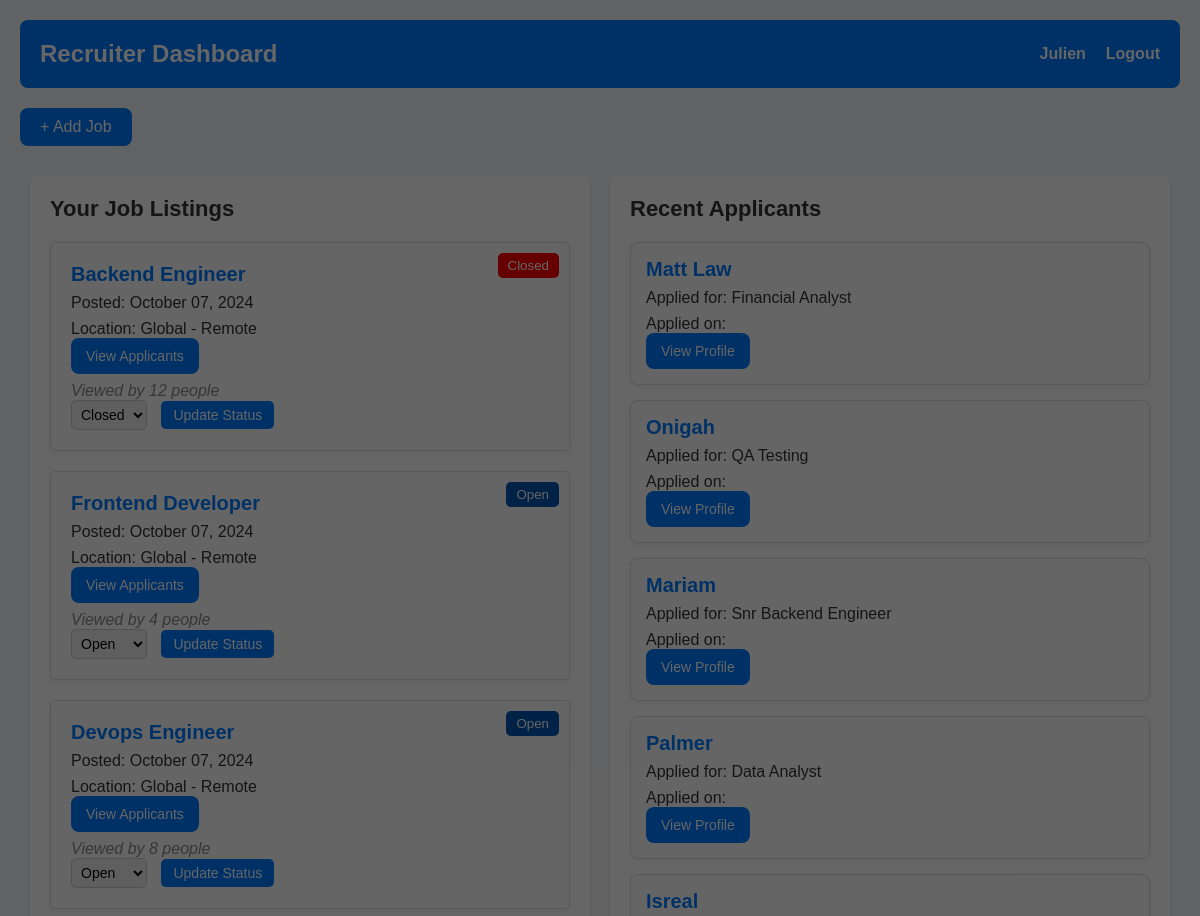
The app's page /recruiter_dashboard/ (signed in, upper part), older data.
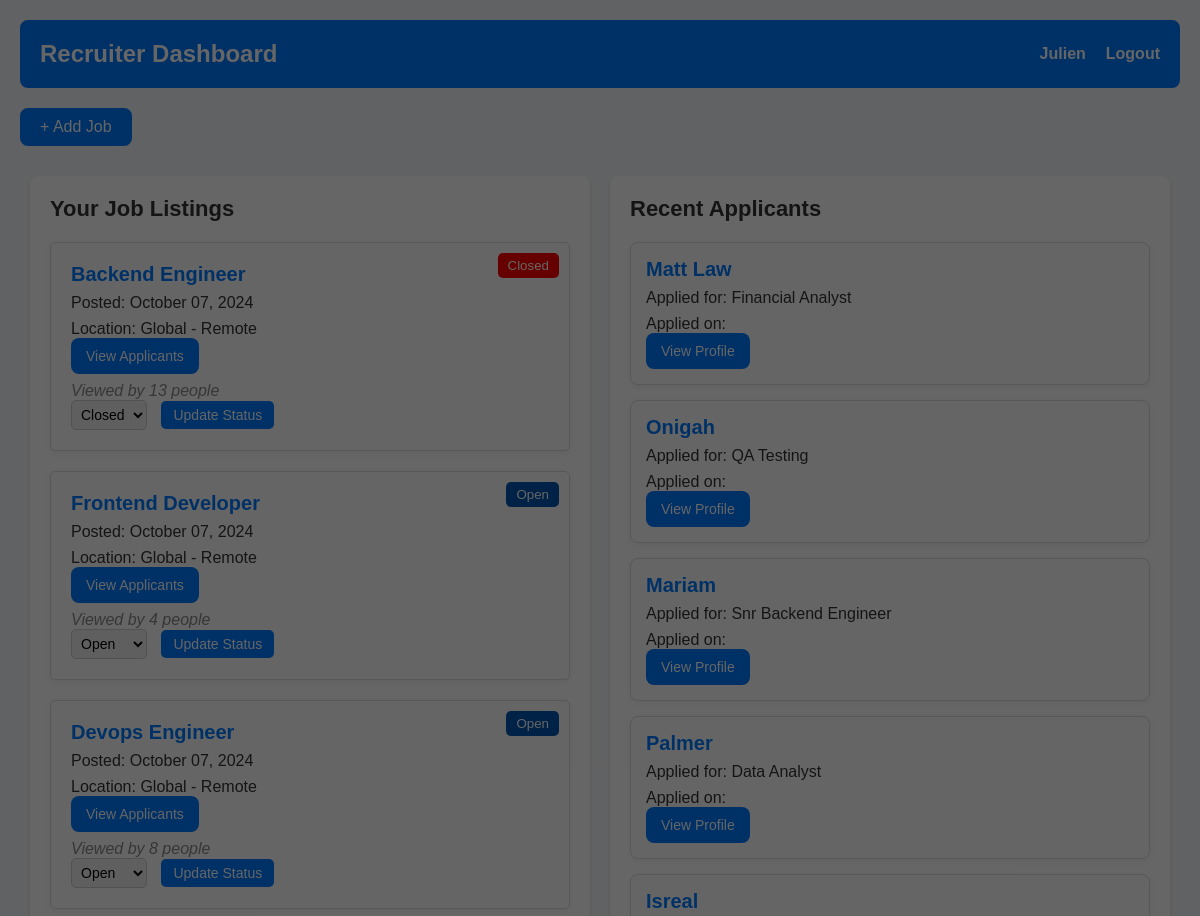
The same page, newer data.
### remote/models.py (models this page shows, shortened)
class Job(models.Model):
    title = models.CharField(max_length=100)
    description = models.TextField()
    location = models.CharField(max_length=30)
    company_name = models.CharField(max_length=100)
    created_at = models.DateTimeField(auto_now_add=True)
    recruiter = models.ForeignKey(Profile, on_delete=models.CASCADE)
    category = models.ForeignKey(Category, on_delete=models.CASCADE, default=1)
    featured = models.BooleanField(default=False)
    views_count = models.IntegerField(default=0)
    apply_url = models.URLField(max_length=255, blank=True, null=True)
    status = models.CharField(
        max_length=10,
        choices=[('open', 'Open'), ('closed', 'Closed')],
        default='open',
    )

### remote/views.py (the view)
# urls.py: path('recruiter_dashboard/', views.recruiter_dashboard, name='recruiter_dashboard'),\
def recruiter_dashboard(request):
    category = Category.objects.all()
    applicants = JobApplication.objects.all()
    applications = JobApplication.objects.all().order_by('-submitted_at')[:5]
    profile = None
    jobs = []
    profile = Profile.objects.get(user=request.user)
    jobs = Job.objects.filter(recruiter=profile)
    if profile.role == 'recruiter':
        context = {
            'category': category,
            'profile': profile,
            'jobs': jobs,
            'applicants': applicants,
            'applications': applications,
        }
        return render(request, 'recruiters.html', context)

### remote/templates/recruiters.html (shortened to what this page needs)
    {% load static %}
<!DOCTYPE html>
<html lang="en">
<head>
    {% load static %}
    <link rel="stylesheet" href="{% static 'css/recruiters.css' %}">
</head>
<body>
    <div class="dashboard-container">
        <header class="dashboard-header">
            <h1>Recruiter Dashboard</h1>
            <nav>
                <ul>
                    <li><a href="{% url 'get_profile' user.profile.id %}">{{ user.username }}</a></li>
                    <li><a href="/logout/">Logout</a></li>
                </ul>
            </nav>
        </header>
        <div class="add-job-container">
            <button id="add-job-btn" class="add-job-btn">+ Add Job</button>
        </div>
        <div class="dashboard-content">
            <section class="job-section">
                <h2>Your Job Listings</h2>
                <div class="job-list">
                    {% if jobs %}
                        {% for job in jobs %}
                            <div class="job-card">
                                <button class="status-btn {{ job.status }}" style="float: right;">
                                    {{ job.get_status_display }}
                                </button>
                                <h3>{{ job.title }}</h3>
                                <p>Posted: {{ job.created_at|date:"F d, Y" }}</p>
                                <p>Location: {{ job.location }}</p>
                                <button class="details-btn" onclick='window.location.href="{% url 'applicants' job.id %}"'>View Applicants</button>
                                <p class="views">Viewed by {{ job.views_count|default:0 }} people</p>
                                <div class="status-form">
                                    <form method="POST" action="{% url 'update_job_status' job.id %}">
                                        <select name="status">
                                            <option value="open" {% if job.status == 'open' %}selected{% endif %}>Open</option>
                                            <option value="closed" {% if job.status == 'closed' %}selected{% endif %}>Closed</option>
                                        </select>
                                        <button type="submit">Update Status</button>
                                    </form>
                                </div>
                            </div>
                        {% endfor %}
                    {% else %}
                        <p>No job listings yet. Post your first job!</p>
                    {% endif %}
                </div>
            </section>
        <section class="applicant-section">
            <h2>Recent Applicants</h2>
            <div class="applicant-list">
                {% for application in applications %}
                <div class="applicant-card">
                    <h3>{{ application.full_name }}</h3>
                    <p>Applied for: {{ application.job.title }}</p>
                    <p>Applied on: {{ application.created_at|date:"F j, Y" }}</p>
                    <a href="{% url 'get_profile' profile.id %}">
                        <button class="details-btn">View Profile</button>
                    </a>
                </div>
                {% empty %}
                <p>No recent applicants found.</p>
                {% endfor %}
            </div>
        </section>
        </div>
        <div id="job-modal" class="modal">
    </div>
</body>

Row changes from the older to the newer data that the page shows:
changed Job "Backend Engineer": views_count "12" → "13"
